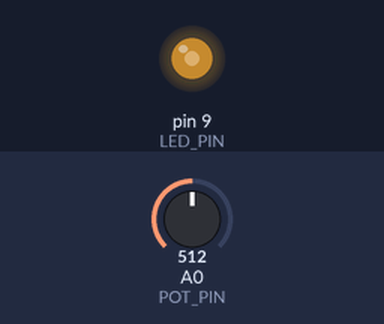
The sketch below on a simulated Arduino Uno, built with avr-gcc and run on an emulated ATmega328P. Parts: output pins drawn as LEDs (lit = HIGH). The inputs (shaded band) are chosen by the test bench; at power-on: A0 (POT_PIN) = 512.

Above: at 1.2 s.
1.3 s: A0 (POT_PIN) set to 716
At 1.6 s:
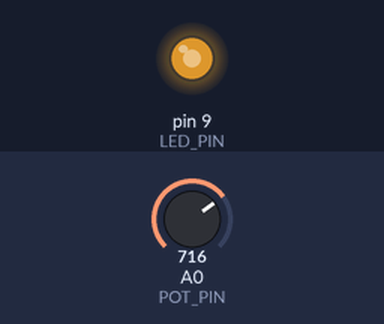
2.8 s: A0 (POT_PIN) set to 900
At 3.9 s:
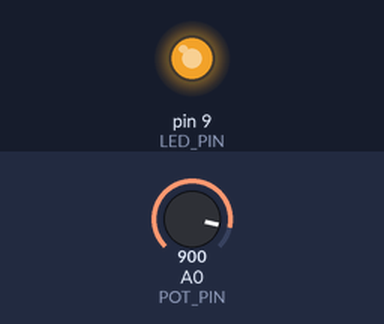
4.3 s: A0 (POT_PIN) set to 122
At 5.1 s:
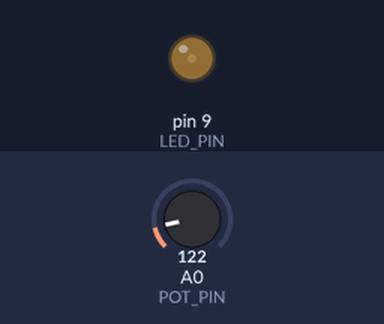
5.8 s: A0 (POT_PIN) set to 0
At 6.2 s:
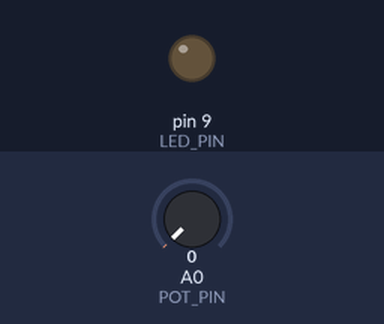
Timing chart, 0 to 8.3 s (numbered marks = the images above; inputs shaded):
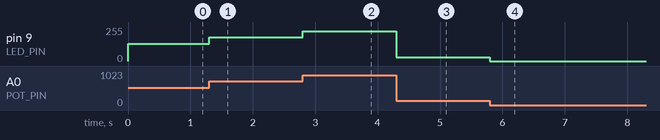

Measured:
- after the input at 1.3 s, pin 9 (LED_PIN): 128/255 → 179/255 at once
- after the input at 2.8 s, pin 9 (LED_PIN): 179/255 → 225/255 at once
- after the input at 4.3 s, pin 9 (LED_PIN): 225/255 → 30/255 at once
- after the input at 5.8 s, pin 9 (LED_PIN): 30/255 → 0/255 at once

The sketch:

variable_brightness.ino
```cpp
#define LED_PIN 9
#define POT_PIN A0

void setup() {
  // put your setup code here, to run once:
  pinMode(LED_PIN, OUTPUT);
  pinMode(POT_PIN, INPUT);
}

void loop() {
  // put your main code here, to run repeatedly:
  int rotation = 0;
  int brightness = 0;

  rotation = analogRead(POT_PIN);
  brightness = rotation/4;

  analogWrite(LED_PIN, brightness);
}
```
